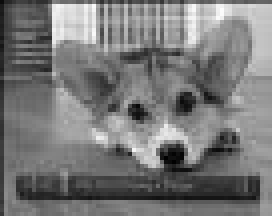
#> input picture Lab7/small-img.jpg, 68 x 54 px (shown 4 times larger)
$ jupyter execute --allow-errors Lab7.ipynb   (shell and % lines are left out)
#> lines starting #> are read from the running program, lines starting #| are printed output that depends on the picture
# Lab 7: Multirate Signal Processing and Signal Processing Applications
## Due Date: 12/9 @11:59pm

We will primarily focus on multirate signal processing - upsampling and downsampling - in this lab. We will wrap up the lab with a look at a signal processing application beyond the scope of ECE 310, but of interest in future signal processing courses.

## Multirate Signal Processing

In many signal processing applications, we would like to change the sampling rate of our digital system. This could mean either reducing or increasing our effective sampling rate. One possibility is to perform digital-to-analog (D/A) conversion, then resample our signal in the time domain to the desired rate. However, this process requires access to the desired resampling circuitry in addition to potential artifacts introduced by the D/A conversion and quantization effects when resampling the signal.

The preferred method is to perform rate conversion in the discrete sample domain. We may increase our sampling rate via a process known as upsampling or interpolation, while we may decrease our sampling rate using downsampling or decimation. In the following background sections, we will discuss the mathematical construction of upsampling and downsampling, and also discuss some practical considerations that must be made when working on multirate signal processing.

## Upsampling

Upsampling (or interpolation) by an integer factor of $U$ is accomplished by interpolating $U-1$ zeros between every entry in our original sequence. Let $x[n]$ be our original signal. Then our upsampled signal $y[n]$ will be as follows:

$$
y[n] = \begin{cases}
x\left[\frac{n}{U}\right],\quad n = \pm U, 2U, \ldots, kU\\
0, \quad \textrm{else}\\
\end{cases}
$$

$$
y[n] = \left[x[0]\quad\underbrace{0\quad 0\quad\ldots\quad0}_{U-1\textrm{ zeros}}\quad x[1]\quad\underbrace{0\quad 0\quad\ldots\quad0}_{U-1\textrm{ zeros}}\quad x[2]\quad\ldots\quad\right]
$$

The resulting DTFT for $y[n]$ may be derived as follows:

$$
Y_d(\omega) = \sum_{n=-\infty}^\infty y[n]e^{-j\omega n}
$$

$$
= \sum_{n=-\infty}^\infty x[n] e^{-j\omega nU}
$$

$$
Y_d(\omega) = X_d(U\omega).
$$

The second line above follows from the definition of $y[n]$ since the $n$'th value of $x[n]$ is actually the $Un$'th value of $y[n]$ and all other values of $y[n]$ are zero. Thus we see the resulting spectrum will be "compressed" along the frequency axis by a factor of $U$ while maintaining the same height. The issue here is that some of our adjacent $2\pi$ periodic copies of $X_d(\omega)$ will cross over into the central copy of $Y_d(\omega)$ after upsampling. This is readily apparent when we check that $Y_d(\pi) = X_d(\pi U)$, which must be greater than the $\pi$ limits of our central copy.

The simple solution is to place a low-pass filter after our upsampler to make sure we only extract the frequencies corresponding to the central copy of our original spectrum. We see that the bandwidth of this filter should be such that our cutoff frequency $\omega_c$ maps to $\pi$ in our original specturm $X_d(\omega)$. Thus, we would like $\omega_c = \frac{\pi}{U}$. Formally, our low-pass filter $A(\omega)$ will be given by

$$
A(\omega) = \begin{cases}
1, \quad |\omega| \leq \frac{\pi}{U}\\
0, \quad \frac{\pi}{U} < |\omega| \leq \pi\\
\end{cases}.
$$

This low-pass filter accomplishes the very important task of interpolating over the zeros we placed in between our original signal values. Think of the low-pass filter as "filling in the blanks" or inferring the newly interpolated information. In summary, upsampling by a factor $U$ involves interpolating $U-1$ zeros between each sample in our original signal and then low-pass filtering with a cutoff frequency of $\frac{\pi}{U}$ to prevent the inclusion of spurious frequencies presented by adjacent DTFT copies in the original signal.

## Downsampling

Downsampling (or decimation) by an integer factor $D$ is performed by only keeping every $D$'th sample in the original signal. Let $x[n]$ be our original signal. Our downsampled signal $y[n]$ is given by

$$
y[n] = x[Dn]
$$

$$
y[n] = \left[x[0]\quad x[D]\quad x[2D]\quad\ldots\quad\right]
$$

We will skip the derivation of $Y_d(\omega)$ since it is more involved than the derivation for the interpolation case. Refer to your ECE 310 textbook for the full details. The DTFT of our decimated signal $Y_d(\omega)$ is given by

$$
Y_d(\omega) = \frac{1}{D}\sum_{k=0}^{D-1}X_d\left(\frac{\omega - 2\pi k}{D}\right).
$$

Qualitatively, we see that the input spectrum will be scaled down by a factor of $\frac{1}{D}$ and the frequency axis is stretched by a factor of $D$. It is very important, however, to note that the above form assumes an appropriate anti-aliasing filter has been applied to the input signal prior to decimation. What should this filter look like? The anti-aliasing filter should remove all frequencies that would push into adjacent DTFT copies after decimation and cause aliasing. We know that the frequency axis will expand by a factor of $D$; thus, we know any frequencies beyond $\frac{\pi}{D}$ would stretch beyond $\pi$ and alias. Consequently, our anti-aliasing filter $H(\omega)$ should have the following form:

$$
H(\omega) = \begin{cases}
1, \quad |\omega| \leq \frac{\pi}{D}\\
0, \quad \frac{\pi}{D} < |\omega| \leq \pi\\
\end{cases}.
$$

We observe that if we have a multirate signal processing system that interpolates and decimates by the same factor, we will be able to use one filter for both upsampling and downsampling! The difference, of course, is that we filter before decimation and after interpolation. In summary, downsampling by a factor of $D$ requires us to first apply a low-pass anti-aliasing filter with cutoff frequency $\frac{\pi}{D}$ then discard (or decimate) every sample that is not located at a multiiple of $D$.

## Rate Conversion by $\frac{U}{D}$

One final topic we should mention is the concatenation of multiple rate conversion systems to achieve an arbitrary sampling rate. Suppose we would like to increase our sampling rate by a non-integer factor like $\frac{4}{3}$. How can you interpolate $\frac{1}{3}$ of a zero? You cannot! Instead, we may accomplish this new sampling rate by first upsampling by a factor of 4, then downsampling by a factor of 3. Furthermore, note that in this case the post-interpolation filter will have a cutoff frequency of $\frac{\pi}{4}$ and thus eliminate the need for our anti-aliasing filter before decimation since $\frac{\pi}{4}<\frac{\pi}{3}$! We may achieve any new sampling rate by the same procedure with appropriate anti-aliasing filters.

[cell 1]
#import libraries
import numpy as np
import matplotlib.pyplot as plt

from scipy import signal
from skimage.io import imread
from skimage.io import imsave

#Provided function with triangle magnitude spectrum
def toy_signal(w_c):
    N = 1000
    gain = 2*np.pi/w_c
    return gain * np.array([(np.sin(w_c/2*(n+1))/(np.pi*(n+1)))**2 if n+1 != 0 else (w_c/(2*np.pi))**2 for n in range(-N,N+1)])

## Exercise 1: Upsampling

We will begin by exploring and verifying the above theoretical discussion regarding upsampling.

a. Fill in the below function $\textrm{upsample}(U,x)$ to perform interpolation by a factor of $U$ on an input signal $x$. Verify your function correctly interpolates zeros by printing the provided test signal before and after upsampling for some integer $U$.

b. The provided function $\textrm{toy_signal}(\omega_c)$ creates a toy signal that has a triangular magnitude response with bandwidth $\omega_c$. More precisely, if our toy signal is given by $x$, the magnitude of the DTFT of this toy signal will be

$$
|X_d(\omega)| = \begin{cases}
-\left|\frac{\omega}{\omega_c}\right| + 1\,\quad |\omega| \leq \omega_c\\
0,\quad \omega_c \leq |\omega| \leq \pi\\
\end{cases}.
$$

Use the provided toy signal function to create a signal with bandwidth $\frac{\pi}{2}$ ($\omega_c = \frac{\pi}{2}$). Upsample this toy signal by a factor of $U=3$. Plot the magnitude of the FFT of the original and upsampled toy signals on separate subplots using $\textrm{np.fft.fft()}$. Hint: use $\textrm{np.fft.fftshift()}$ to zero-center the frequency spectrum and $\textrm{np.linspace()}$ to create your frequencies from $-\pi$ to $\pi$ for plotting.

c. Fill in the below function $\textrm{lowpass}(C)$ to create an appropriate low-pass filter that should follow interpolation by a factor of $C$. You may use $\textrm{signal.remez()}$ like in Lab 6 for Parks-McClellan filter design of a length 50 filter. You may also assume a transition bandwidth of $\frac{\pi}{10}$ (0.1 in normalized frequency). Apply your low-pass filter to your upsampled toy signal from part 1.(b). Plot the magnitude of the FFT of the filtered signal to verify the spurious DTFT copies have been removed by your filter. $\textbf{Note that this filtering function will also work as an anti-aliasing filter for decimation by a factor of } D$.

[cell 2]
#Fill in this function for part 1.a:
def upsample(U,x):

#> called with U = 3, x = array of shape (6,)
    upsampled = np.array([])
    for i in range(len(x)):
        upsampled = np.append(upsampled,x[i])
        upsampled = np.append(upsampled,np.zeros(U-1))
        k=i+1

    return upsampled

#Fill in this function for part 1.c:
def lowpass(C):

    N = 50
    a = [1,0]
    #Low-pass Filter
    #0-C is passband, C+0.1 - 1 is the stopband, transition band is then C - C+0.1
    lpf_bands = [0,C,C+0.1,1]
    lpf_desired = [1,0] #gain of one for passband, gain of zero for stopband
    lpf = signal.remez(N,lpf_bands,lpf_desired,fs=2)

    return lpf

#Test code for part 1.a:
test_signal = np.array([1,2,3,4,5,6])
print('origin:',test_signal)
print('upsampled:',upsample(3,test_signal))


#Code for part 1.b:

# create signal
toysignal = toy_signal(np.pi/2)
originFFT = np.fft.fftshift(np.fft.fft(toysignal))
#plot
plt.figure(figsize=(12,6))
plt.subplot(121)
w = np.linspace(-np.pi,np.pi,len(originFFT))
plt.plot(w,np.abs(originFFT))
plt.xlabel("omega")
plt.ylabel("magnitude")
plt.title('the response of the origin signal')


#upsample
up_toy = upsample(3,toysignal)
toy_fft = np.fft.fft(up_toy)
toy_fft_s = np.fft.fftshift(toy_fft)
print(len(up_toy),len(toysignal))

plt.subplot(122)
w = np.linspace(-np.pi,np.pi,len(toy_fft_s))
plt.plot(w,np.abs(toy_fft_s))
plt.xlabel("omega")
plt.ylabel("magnitude")
plt.title('the response of the upsampled toy_signal with PI/2 cutoff')

#Code for part 1.c:

filtered = signal.lfilter(lowpass(0.5/3),1,up_toy)
toy_fft_f = np.fft.fft(filtered)
toy_fft_f_s = np.fft.fftshift(toy_fft_f)

w = np.linspace(-np.pi,np.pi,len(toy_fft_f_s))
plt.figure()
plt.plot(w,np.abs(toy_fft_f_s))
plt.xlabel("omega")
plt.ylabel("magnitude")
plt.title('the response of the filtered signal')
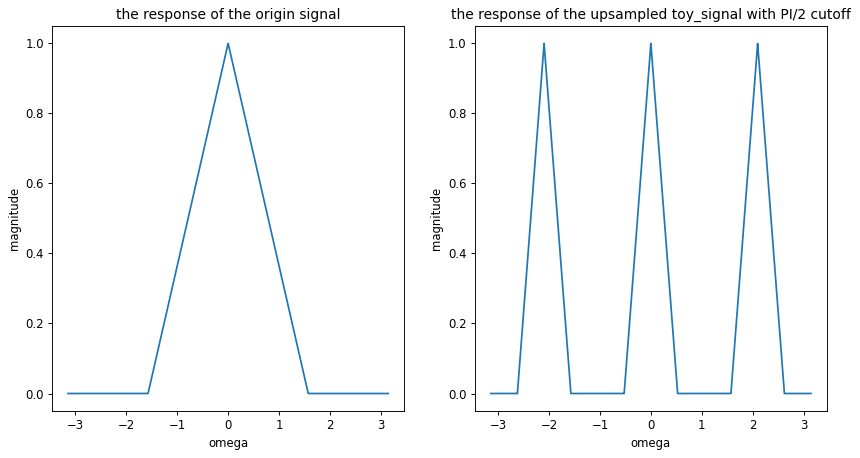
#> figure drawn by matplotlib, 2 panels; panel 1: curve peaks at x = 0, y = 1; panel 2: curve peaks at x = 0, y = 1
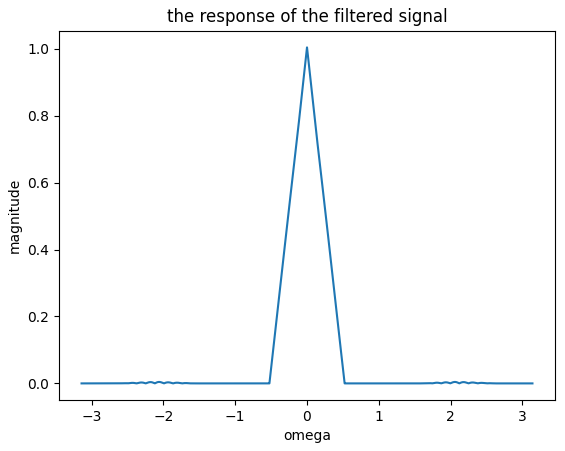
#> figure drawn by matplotlib, 1 panel; curve peaks at x = 0, y = 1

## Exercise 2: Downsampling

Now we will turn our attention to downsampling.

a. Fill in the below function $\textrm{downsample}(D,x)$ to perform decimation by a factor of $D$ on an input signal $x$. Verify your function correctly decimates by printing the provided test signal before and after downsampling for some integer $D$.

b. Use the provided toy signal function to create a signal with bandwidth $\frac{\pi}{2}$. Downsample this toy signal by a factor of $D=2$. Plot the magnitude of the FFT of the original and downsampled toy signals on separate subplots using $\textrm{np.fft.fft()}$ (do not forget to use $\textrm{np.fft.fftshift()}$ to center you FFT!). Do not worry about anti-aliasing filtering.

c. Use the provided toy signal function to create a signal with bandwidth $\frac{\pi}{2}$. Downsample this toy signal by a factor of $D=3$. Plot the magnitude of the FFT of the original and downsampled toy signals on separate subplots using $\textrm{np.fft.fft()}$. Do not worry about anti-aliasing filtering. Explain what is happening in the magnitude of the decimated signal's FFT.

d. Finally, let's use our upsampling, downsampling, and filtering functions to perform sampling rate conversion by a factor of $\frac{3}{5}$. This may be accomplished with two different schemes: downsampling followed by upsampling or upsampling followed by downsampling. These two schemes are not necessarily equivalent for a given input signal! Perform sampling rate conversion by a factor of $\frac{3}{5}$ using both schemes on a toy signal with bandwidth $\frac{\pi}{2}$. Plot the magnitude of the FFT for the final system output for each scheme. What are the differences between the two outputs? Which scheme do you think works best? Why? Note: remember to apply appropriate anti-aliasing and post-interpolation filters before and after downsampling and upsampling, respectively!

[cell 3]
#Fill in this function for part 2.a:
def downsample(D,x):
#> called with D = 2, x = array of shape (6,)
    downsampled = np.array([])
    for i in range(len(x)):
        if i%D == 0:
            downsampled = np.append(downsampled,x[i])
    return downsampled

#Test code for part 2.a:
test_signal = np.array([1,2,3,4,5,6])
print("downsample of [1,2,3,4,5,6]:  ",downsample(2,test_signal))

#Code for part 2.b:

# create signal
toysignal = toy_signal(np.pi/2)
originFFT = np.fft.fftshift(np.fft.fft(toysignal))
#plot
w = np.linspace(-np.pi,np.pi,len(originFFT))
plt.figure(figsize=(12,6))
plt.subplot(1,2,1)
plt.plot(w,np.abs(originFFT))
plt.xlabel("omega")
plt.ylabel("magnitude")
plt.title('the response of the origin signal')


#downsample
down_toy = downsample(2,toysignal)
toy_fft = np.fft.fft(down_toy)
toy_fft_s = np.fft.fftshift(toy_fft)

plt.subplot(1,2,2)
w = np.linspace(-np.pi,np.pi,len(toy_fft_s))
plt.plot(w,np.abs(toy_fft_s))
plt.xlabel("omega")
plt.ylabel("magnitude")
plt.title('the response of the downsampled toy_signal by 2')

#Code for part 2.c:\
w = np.linspace(-np.pi,np.pi,len(originFFT))
plt.figure(figsize=(12,6))
plt.subplot(1,2,1)
plt.plot(w,np.abs(originFFT))
plt.xlabel("omega")
plt.ylabel("magnitude")
plt.title('the response of the origin signal')
#upsample
down_toy = downsample(3,toysignal)
toy_fft = np.fft.fft(down_toy)
toy_fft_s = np.fft.fftshift(toy_fft)

plt.subplot(1,2,2)
w = np.linspace(-np.pi,np.pi,len(toy_fft_s))
plt.plot(w,np.abs(toy_fft_s))
plt.xlabel("omega")
plt.ylabel("magnitude")
plt.title('the response of the downsampled by 3')

#Code for part 2.d:

## first up then down

up_toy = upsample(3,toysignal)

filtered = signal.lfilter(lowpass(0.5/3),1,up_toy)

out1 = downsample(5,filtered)
out1_f = np.fft.fft(out1)
out1_f_s = np.fft.fftshift(out1_f)

plt.figure(figsize=(12,6))
plt.subplot(121)
w = np.linspace(-np.pi,np.pi,len(out1_f_s))
plt.plot(w,np.abs(out1_f_s))
plt.xlabel("omega")
plt.ylabel("magnitude")
plt.title('the response of the first up then down')

## first down then up


down_toy = downsample(5,toysignal)

out2 = upsample(3,down_toy)

filtered_out2 = signal.lfilter(lowpass(0.5*3/5),1,out2 )
out2_f = np.fft.fft(filtered_out2 )
out2_f_s = np.fft.fftshift(out2_f)


plt.subplot(122)
w = np.linspace(-np.pi,np.pi,len(out2_f_s))
plt.plot(w,np.abs(out2_f_s))
plt.xlabel("omega")
plt.ylabel("magnitude")
plt.title('the response of the first down then up')

Comments for part 2.c:
the magnitude is 1/3 of the original signal

Comments for part 2.d:
First upsample the signal is better, becasue if we downsample a signal and the signal might lose a lot of original information then when we upsample it we can't recover. So we should first upsample the signal then down sample it.

## Image Resizing

One common application of multirate signal processing is image resizing. Have you ever considered what happens when you stretch or shrink an image while placing images in a document? This operation extends our previous discussion of decimation and interpolation to two dimensions. For this lab, we will focus on increasing the size of a small image.

To upsample an image, we interpolate zeros like we would for a 1D signal, except we now do this is along both the rows and columns. In this exercise, we assume we will upsample by the same factor for both rows and columns (maintain aspect ratio) though it is not difficult to extend these concepts to unique scaling for rows and columns. Consider the following example where $x$ is our original image and $y$ is the result of upsampling by a factor of two along the rows and columns:

$$
x = \begin{bmatrix}
1 & 9 & 5\\
5 & 3 & 5\\
7 & 9 & 1\\
\end{bmatrix}\quad
y = \begin{bmatrix}
1 & 0 & 9 & 0 & 5 & 0\\
0 & 0 & 0 & 0 & 0 & 0\\
5 & 0 & 3 & 0 & 5 & 0\\
0 & 0 & 0 & 0 & 0 & 0\\
7 & 0 & 9 & 0 & 1 & 0\\
0 & 0 & 0 & 0 & 0 & 0\\
\end{bmatrix}
$$

### Nearest Neighbor Interpolation
After upsampling our image, we must consider how we can fill in these new blank values. We will consider two options in this lab: nearest neighbor and bilinear intperpolation. Nearest neighbor interpolation works based on the simple assumption that the nearest original pixel is the best guess for the interpolated pixel. The assignment rule is as follows

$$
y(i,j) = x\left(\left\lfloor \frac{i}{U} \right\rfloor,\left\lfloor \frac{j}{U} \right\rfloor\right),
$$

$$
\textrm{1D Example:}\quad \begin{bmatrix}
1 & 0 & 0 & 10 & 0 & 0 & 4\\
\end{bmatrix} \rightarrow \textrm{nearest neighbor interpolation}\rightarrow
\begin{bmatrix}
1 & 1 & 1 & 10 & 10 & 10 & 4\\
\end{bmatrix}
$$

where $U$ is our upsampling factor and $\lfloor\cdot\rfloor$ is the floor operator. If we apply nearest neighbor interpolation to our upsampled image $y$, we have the following interpolated image $z_{nn}$:

$$
z_{nn} = \begin{bmatrix}
1 & 1 & 9 & 9 & 5 & 5\\
1 & 1 & 9 & 9 & 5 & 5\\
5 & 5 & 3 & 3 & 5 & 5\\
5 & 5 & 3 & 3 & 5 & 5\\
7 & 7 & 9 & 9 & 1 & 1\\
7 & 7 & 9 & 9 & 1 & 1\\
\end{bmatrix}.
$$

### Bilinear Interpolation
Bilinear interpolation is a little more complicated. Let's first consider linear interpolation in one dimension. Linear interpolation makes the assumption that adjacent original values may be connected with a straight line. The interpolated values will be assigned according to the value of the line at that interpolation location. We have actually already had experience with linear interpolation. When we plot lines in Python using Matplotlib, the points are connected using linear interpolation! Let's consider a toy 1D example of linear interpolation on a signal $a$:

$$
a = \begin{bmatrix}
1 & 0 & 0 & 10 & 0 & 0 & 4\\
\end{bmatrix} \rightarrow \textrm{linear interpolation}\rightarrow
\begin{bmatrix}
1 & 4 & 7 & 10 & 8 & 6 & 4\\
\end{bmatrix}
$$

Mathematically, if we would like to interpolate between indices $i$ and $j$ in our toy signal $a$ at index $k$ such that $i < k < j$, we will assign the value at $k$ as follows (assuming upsampling by $U$):

$$
\large{a[k] = \underbrace{(k-i)}_{\Delta x} \cdot \underbrace{\frac{a[j] - a[i]}{U}}_{\frac{\Delta y}{\Delta x}\textrm{ or slope}} + \underbrace{a[i]}_{\textrm{offset/intercept}}}.
$$

This equation should remind you of an equation of a line where we have a slope, intercept, and an independent variable in the distance from the first index $i$. Now if we would like to expand linear interpolation to become bilinear interpolation, we may simply perform linear interpolation at each row and at each column: the order does not matter! The below figure demonstrates bilinear interpolation via rows-then-colums and columns-then-rows to verify they produce the same result. $\textbf{Note that we will assume any values outside the image are zero!}$

$$
y = \begin{bmatrix}
1 & 0 & 9 & 0 & 5 & 0\\
0 & 0 & 0 & 0 & 0 & 0\\
5 & 0 & 3 & 0 & 5 & 0\\
0 & 0 & 0 & 0 & 0 & 0\\
7 & 0 & 9 & 0 & 1 & 0\\
0 & 0 & 0 & 0 & 0 & 0\\
\end{bmatrix} \rightarrow\textrm{rows}\rightarrow
\begin{bmatrix}
1 & 5 & 9 & 7 & 5 & 2.5\\
0 & 0 & 0 & 0 & 0 & 0\\
5 & 4 & 3 & 4 & 5 & 2.5\\
0 & 0 & 0 & 0 & 0 & 0\\
7 & 8 & 9 & 5 & 1 & 0.5\\
0 & 0 & 0 & 0 & 0 & 0\\
\end{bmatrix} \rightarrow\textrm{columns}\rightarrow
\begin{bmatrix}
1 & 5 & 9 & 7 & 5 & 2.5\\
3 & 4.5 & 6 & 5.5 & 5 & 2.5\\
5 & 4 & 3 & 4 & 5 & 2.5\\
6 & 6 & 6 & 4.5 & 3 & 1.5\\
7 & 8 & 9 & 5 & 1 & 0.5\\
3.5 & 4 & 4.5 & 2.5 & 0.5 & 0.25\\
\end{bmatrix}
$$

$$
y = \begin{bmatrix}
1 & 0 & 9 & 0 & 5 & 0\\
0 & 0 & 0 & 0 & 0 & 0\\
5 & 0 & 3 & 0 & 5 & 0\\
0 & 0 & 0 & 0 & 0 & 0\\
7 & 0 & 9 & 0 & 1 & 0\\
0 & 0 & 0 & 0 & 0 & 0\\
\end{bmatrix} \rightarrow\textrm{columns}\rightarrow
\begin{bmatrix}
1 & 0 & 9 & 0 & 5 & 0\\
3 & 0 & 6 & 0 & 5 & 0\\
5 & 0 & 3 & 0 & 5 & 0\\
6 & 0 & 6 & 0 & 3 & 0\\
7 & 0 & 9 & 0 & 1 & 0\\
3.5 & 0 & 4.5 & 0 & 0.5 & 0\\
\end{bmatrix}\rightarrow\textrm{rows}\rightarrow
\begin{bmatrix}
1 & 5 & 9 & 7 & 5 & 2.5\\
3 & 4.5 & 6 & 5.5 & 5 & 2.5\\
5 & 4 & 3 & 4 & 5 & 2.5\\
6 & 6 & 6 & 4.5 & 3 & 1.5\\
7 & 8 & 9 & 5 & 1 & 0.5\\
3.5 & 4 & 4.5 & 2.5 & 0.5 & 0.25\\
\end{bmatrix}
$$

## Exercise 3: Image Resizing

We have provided a small test image named ``small-img.jpg`` (shown below) that we would like to upsample.

a. Fill in the $\textrm{upsample_image}$ function below which will interpolate zeros to perform 2D upsampling. We will assume that we are upsampling our image by the same factor $U$ in both dimensions. You may re-use your $\textrm{upsample()}$ function from Exercise 1 or write new upsampling code here. Apply your upsampling code to the small image with $U=8$ and plot the result.

b. Fill in the $\textrm{nn()}$ function below, which performs nearest neighbor interpolation on an upsampled 1D-signal. Print the provided test signal and the result of applying your nearest neighbor interpolation function on the test signal. Hint: one possible solution is to convolve with a length $U$ filter. Consider what this filter may look like to perform nearest neighbor interpolation. Think about a zero-order hold!

c. Fill in the $\textrm{linear()}$ function below, which performs linear interpolation on an upsampled 1D-signal. Print the provided test signal and the result of applying your linear interpolation function on the test signal. Hint: one possible solution is to convolve with a length $2U-1$ filter. Consider what this filter may look like to perform linear interpolation. Think about a first-order hold!

d. Apply your nearest neighbor and linear interpolation functions to the your upsampled image. Note that you may simply apply each function along the rows and columns separately to perform 2D nearest neighbor inteprolation and bilinear interpolation. Plot the two resulting images and comment on the differences. We recommend you make two copies of the upsampled image to separate your nearest neighbor and bilinear inteprolation computation/results.

[cell 4]
#Fill in this function for part 3.a:
def upsample_image(U,img):
    n_rows,n_cols = img.shape
    up_img = np.zeros((n_rows*U,n_cols*U))
    for i in range(n_rows):
        up_img[i*U] = upsample(U,img[i])
    return up_img


#Fill in this function for part 3.b
#Assume x has already been upsampled
def nn(U,x):
    filter = np.ones(U)
    k = signal.convolve(x,filter)
    for i in range(len(x)):
        x[i] =k[i]
    return x

#Fill in this function for part 3.c:
#Assume x has already been upsampled
def linear(U,x):
    y = np.copy(x)
    for i in range(len(x)):
        k = int(i/U)
        d = i%U

        if d != 0:
            if (k+1)*U>(len(x)-1):
                y[i] = x[U*k]+(-x[U*k])*d/U
            else:
                y[i] = x[U*k]+(x[U*(k+1)]-x[U*k])*d/U
    x = y
    return x

#Code for part 3.a:
small_img = imread('small-img.jpg')
#> small_img is the input picture: shape (54, 68); min 0, max 252, mean 120.1
up_img = upsample_image(8,small_img)
#> (the rest of the program and of its run is left out)
